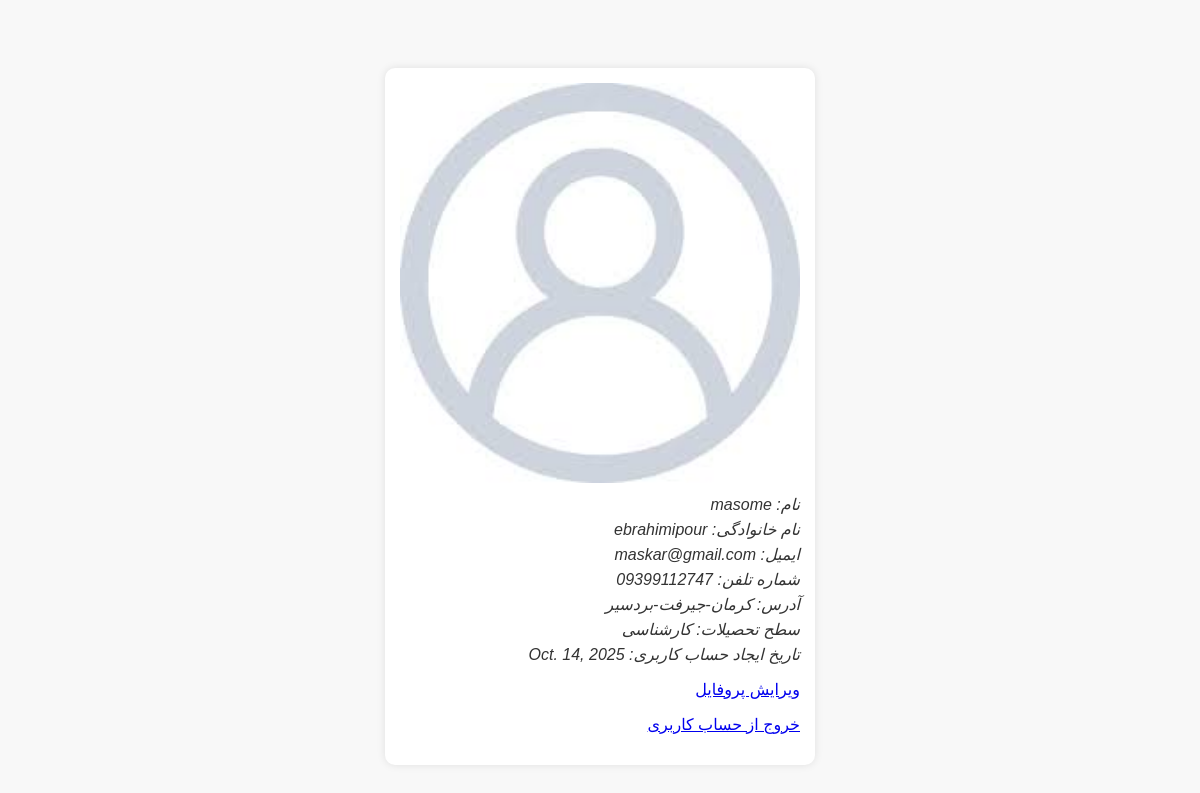
/my_account/ (signed in), run on the app's committed database.
### user_app/models.py (models this page shows, shortened)
class userProfile(models.Model):
    level=(('دیپلم','دیپلم'),('کاردانی','کاردانی'),('کارشناسی','کارشناسی'),
           ('فوق لیسانس','فوق لیسانس'),('دکتری','دکتری'),('سایر','سایر'))
    user=models.OneToOneField(User,on_delete=models.CASCADE,blank=True,null=True)
    phone_number=models.CharField(max_length=11,null=True,blank=True)
    education_level=models.CharField(max_length=50,choices=level,null=True,blank=True)
    address=models.CharField(max_length=500,blank=True,null=True)
    created=models.DateField(auto_now_add=True)
    image=models.ImageField(blank=True,null=True,upload_to="user_app/images/",
                            default="user_app/images/default.jpg")

### user_app/views.py (the view)
# urls.py: path('my_account/',views.profileUser,name='my_account'),
@login_required
def profileUser(request):
        profile=get_object_or_404(userProfile,user=request.user)
        return render(request,'user_app/profile.html',context={'profile':profile})

### user_app/templates/user_app/profile.html (shortened to what this page needs)
{%  load static  %}
<!DOCTYPE html>
<html lang="fa" dir="rtl">
<head>
    <link rel="stylesheet" href="{% static  'user_app/css/profile.css' %}">
</head>
<body>
 <div  class="profile">
<img src="{{profile.image.url}}" alt="عکس کاربر">
<div  class="info">
<i>نام: {{request.user.first_name}}</i>
<i>نام خانوادگی: {{request.user.last_name}}</i>
<i>ایمیل: {{request.user.email}}</i>
<i>شماره تلفن: {{profile.phone_number}}</i>
<i>آدرس: {{profile.address}}</i>
<i>سطح تحصیلات: {{profile.education_level}}</i>
<i> تاریخ ایجاد حساب کاربری: {{profile.created}}</i>
</div>
<a href="{% url 'user_app:editProfile' profile.id  %}"><p>ویرایش پروفایل</p></a>
<a href="{% url 'user_app:logout'  %}"><p>خروج از حساب کاربری</p></a>
</div>
</body>
</html>

### static/user_app/css/profile.css (style rules this page uses)
body { font-family: sans-serif; background-color: #f8f8f8; padding: 20px; direction: rtl; text-align: right; }
.profile { background: #fff; border-radius: 10px; padding: 15px; max-width: 400px; margin: 40px auto; box-shadow: 0 0 8px rgba(0, 0, 0, 0.1); overflow: hidden; }
.profile img { width: 100%; border-radius: 8px; display: block; margin-bottom: 12px; }
.profile .info i { display: block; margin-bottom: 6px; color: #333; }

### data on the page
userProfile: image (placeholder picture), phone_number "09399112747", address "کرمان-جیرفت-بردسیر", education_level "کارشناسی", created "Oct. 14, 2025"

### other printed values
{{ request.user.first_name }} "masome"
{{ request.user.last_name }} "ebrahimipour"
{{ request.user.email }} "maskar@gmail.com"
